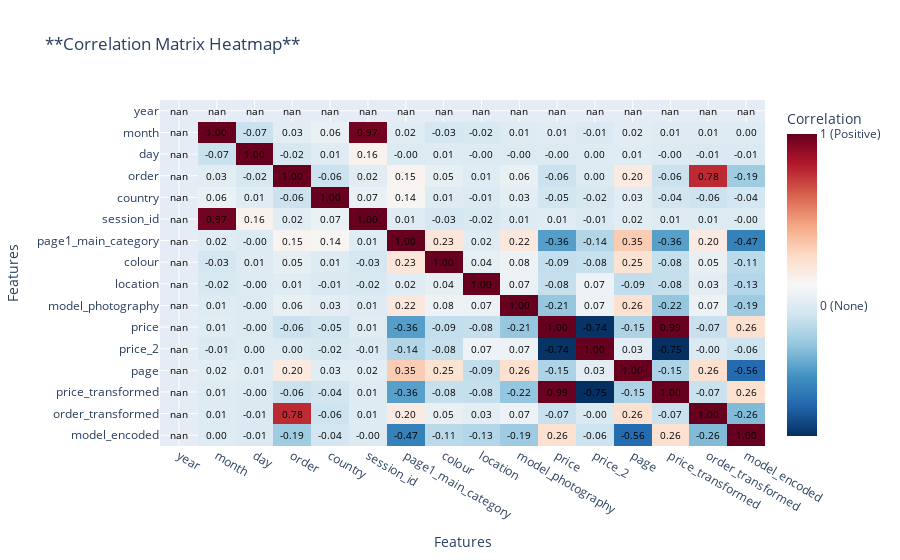

Notebook source saved alongside this figure:
### Code cell
def create_plotly_correlation_matrix(df):
    """
    Calculates the correlation matrix for a DataFrame and plots it as an
    interactive heatmap using Plotly Express.

    Args:
        df (pd.DataFrame): The input DataFrame containing numerical data.
    """
    # 1. Calculate the correlation matrix
    correlation_matrix = df.corr()

    # 2. Extract values, row/column names for the heatmap
    z = correlation_matrix.values
    x = correlation_matrix.columns
    y = correlation_matrix.index

    # 3. Create the interactive heatmap using Plotly Express
    fig = px.imshow(
        z,
        x=x,
        y=y,
        color_continuous_scale='RdBu_r', # 'RdBu_r' is good for showing positive/negative correlation
        aspect="auto", # Allows the plot to scale correctly
        title='**Correlation Matrix Heatmap**'
    )

    # 4. Optional: Add text annotations for correlation values (for better readability)
    # This loop iterates through the matrix and adds the value as text
    for i in range(len(y)):
        for j in range(len(x)):
            fig.add_annotation(
                x=x[j], y=y[i],
                text=f'{z[i, j]:.2f}', # Format to 2 decimal places
                showarrow=False,
                font=dict(color="black", size=10)
            )

    # 5. Enhance layout
    fig.update_layout(
        xaxis_title="Features",
        yaxis_title="Features",
        xaxis={'side': 'bottom'},
        # Adjusting the colorbar title and range
        coloraxis_colorbar=dict(
            title="Correlation",
            tickvals=[-1, 0, 1],
            ticktext=['-1 (Negative)', '0 (None)', '1 (Positive)'],
        ),
        # Ensure the labels don't get cut off
        margin=dict(l=100, r=100, t=100, b=100)
    )

    # 6. Display the figure
    fig.show()

# --- Example Usage ---

# Create a sample DataFrame
# np.random.seed(42)
# data = {
#     'Feature A': np.random.rand(100),
#     'Feature B': np.random.randn(100) * 5,
#     'Feature C': np.random.randn(100) * 2 + 5,
#     # Create a feature highly correlated with Feature B
#     'Feature D': 2 * (np.random.randn(100) * 5) + np.random.rand(100) * 0.5
# }
# df_sample = pd.DataFrame(data)

# Run the function with the sample data
create_plotly_correlation_matrix(data)

### Figure 1 — Plotly figure (JSON) as saved in the notebook; plotly's stock layout.template omitted (floating-point values rounded to 4 significant figures; data arrays with more than 128 entries replaced by an {"elided": "..."} marker saying what was removed)
{"data": [{"coloraxis": "coloraxis", "hovertemplate": "x: %{x}<br>y: %{y}<br>color: %{z}<extra></extra>", "name": "0", "type": "heatmap", "x": ["year", "month", "day", "order", "country", "session_id", "page1_main_category", "colour", "location", "model_photography", "price", "price_2", "page", "price_transformed", "order_transformed", "model_encoded"], "xaxis": "x", "y": ["year", "month", "day", "order", "country", "session_id", "page1_main_category", "colour", "location", "model_photography", "price", "price_2", "page", "price_transformed", "order_transformed", "model_encoded"], "yaxis": "y", "z": {"elided": "16x16 float values"}}], "layout": {"annotations": [{"font": {"color": "black", "size": 10}, "showarrow": false, "text": "nan", "x": "year", "y": "year"}, {"font": {"color": "black", "size": 10}, "showarrow": false, "text": "nan", "x": "month", "y": "year"}, {"font": {"color": "black", "size": 10}, "showarrow": false, "text": "nan", "x": "day", "y": "year"}, {"font": {"color": "black", "size": 10}, "showarrow": false, "text": "nan", "x": "order", "y": "year"}, {"font": {"color": "black", "size": 10}, "showarrow": false, "text": "nan", "x": "country", "y": "year"}, {"font": {"color": "black", "size": 10}, "showarrow": false, "text": "nan", "x": "session_id", "y": "year"}, {"font": {"color": "black", "size": 10}, "showarrow": false, "text": "nan", "x": "page1_main_category", "y": "year"}, {"font": {"color": "black", "size": 10}, "showarrow": false, "text": "nan", "x": "colour", "y": "year"}, {"font": {"color": "black", "size": 10}, "showarrow": false, "text": "nan", "x": "location", "y": "year"}, {"font": {"color": "black", "size": 10}, "showarrow": false, "text": "nan", "x": "model_photography", "y": "year"}, {"font": {"color": "black", "size": 10}, "showarrow": false, "text": "nan", "x": "price", "y": "year"}, {"font": {"color": "black", "size": 10}, "showarrow": false, "text": "nan", "x": "price_2", "y": "year"}, {"font": {"color": "black", "size": 10}, "showarrow": false, "text": "nan", "x": "page", "y": "year"}, {"font": {"color": "black", "size": 10}, "showarrow": false, "text": "nan", "x": "price_transformed", "y": "year"}, {"font": {"color": "black", "size": 10}, "showarrow": false, "text": "nan", "x": "order_transformed", "y": "year"}, {"font": {"color": "black", "size": 10}, "showarrow": false, "text": "nan", "x": "model_encoded", "y": "year"}, {"font": {"color": "black", "size": 10}, "showarrow": false, "text": "nan", "x": "year", "y": "month"}, {"font": {"color": "black", "size": 10}, "showarrow": false, "text": "1.00", "x": "month", "y": "month"}, {"font": {"color": "black", "size": 10}, "showarrow": false, "text": "-0.07", "x": "day", "y": "month"}, {"font": {"color": "black", "size": 10}, "showarrow": false, "text": "0.03", "x": "order", "y": "month"}, {"font": {"color": "black", "size": 10}, "showarrow": false, "text": "0.06", "x": "country", "y": "month"}, {"font": {"color": "black", "size": 10}, "showarrow": false, "text": "0.97", "x": "session_id", "y": "month"}, {"font": {"color": "black", "size": 10}, "showarrow": false, "text": "0.02", "x": "page1_main_category", "y": "month"}, {"font": {"color": "black", "size": 10}, "showarrow": false, "text": "-0.03", "x": "colour", "y": "month"}, {"font": {"color": "black", "size": 10}, "showarrow": false, "text": "-0.02", "x": "location", "y": "month"}, {"font": {"color": "black", "size": 10}, "showarrow": false, "text": "0.01", "x": "model_photography", "y": "month"}, {"font": {"color": "black", "size": 10}, "showarrow": false, "text": "0.01", "x": "price", "y": "month"}, {"font": {"color": "black", "size": 10}, "showarrow": false, "text": "-0.01", "x": "price_2", "y": "month"}, {"font": {"color": "black", "size": 10}, "showarrow": false, "text": "0.02", "x": "page", "y": "month"}, {"font": {"color": "black", "size": 10}, "showarrow": false, "text": "0.01", "x": "price_transformed", "y": "month"}, {"font": {"color": "black", "size": 10}, "showarrow": false, "text": "0.01", "x": "order_transformed", "y": "month"}, {"font": {"color": "black", "size": 10}, "showarrow": false, "text": "0.00", "x": "model_encoded", "y": "month"}, {"font": {"color": "black", "size": 10}, "showarrow": false, "text": "nan", "x": "year", "y": "day"}, {"font": {"color": "black", "size": 10}, "showarrow": false, "text": "-0.07", "x": "month", "y": "day"}, {"font": {"color": "black", "size": 10}, "showarrow": false, "text": "1.00", "x": "day", "y": "day"}, {"font": {"color": "black", "size": 10}, "showarrow": false, "text": "-0.02", "x": "order", "y": "day"}, {"font": {"color": "black", "size": 10}, "showarrow": false, "text": "0.01", "x": "country", "y": "day"}, {"font": {"color": "black", "size": 10}, "showarrow": false, "text": "0.16", "x": "session_id", "y": "day"}, {"font": {"color": "black", "size": 10}, "showarrow": false, "text": "-0.00", "x": "page1_main_category", "y": "day"}, {"font": {"color": "black", "size": 10}, "showarrow": false, "text": "0.01", "x": "colour", "y": "day"}, {"font": {"color": "black", "size": 10}, "showarrow": false, "text": "-0.00", "x": "location", "y": "day"}, {"font": {"color": "black", "size": 10}, "showarrow": false, "text": "-0.00", "x": "model_photography", "y": "day"}, {"font": {"color": "black", "size": 10}, "showarrow": false, "text": "-0.00", "x": "price", "y": "day"}, {"font": {"color": "black", "size": 10}, "showarrow": false, "text": "0.00", "x": "price_2", "y": "day"}, {"font": {"color": "black", "size": 10}, "showarrow": false, "text": "0.01", "x": "page", "y": "day"}, {"font": {"color": "black", "size": 10}, "showarrow": false, "text": "-0.00", "x": "price_transformed", "y": "day"}, {"font": {"color": "black", "size": 10}, "showarrow": false, "text": "-0.01", "x": "order_transformed", "y": "day"}, {"font": {"color": "black", "size": 10}, "showarrow": false, "text": "-0.01", "x": "model_encoded", "y": "day"}, {"font": {"color": "black", "size": 10}, "showarrow": false, "text": "nan", "x": "year", "y": "order"}, {"font": {"color": "black", "size": 10}, "showarrow": false, "text": "0.03", "x": "month", "y": "order"}, {"font": {"color": "black", "size": 10}, "showarrow": false, "text": "-0.02", "x": "day", "y": "order"}, {"font": {"color": "black", "size": 10}, "showarrow": false, "text": "1.00", "x": "order", "y": "order"}, {"font": {"color": "black", "size": 10}, "showarrow": false, "text": "-0.06", "x": "country", "y": "order"}, {"font": {"color": "black", "size": 10}, "showarrow": false, "text": "0.02", "x": "session_id", "y": "order"}, {"font": {"color": "black", "size": 10}, "showarrow": false, "text": "0.15", "x": "page1_main_category", "y": "order"}, {"font": {"color": "black", "size": 10}, "showarrow": false, "text": "0.05", "x": "colour", "y": "order"}, {"font": {"color": "black", "size": 10}, "showarrow": false, "text": "0.01", "x": "location", "y": "order"}, {"font": {"color": "black", "size": 10}, "showarrow": false, "text": "0.06", "x": "model_photography", "y": "order"}, {"font": {"color": "black", "size": 10}, "showarrow": false, "text": "-0.06", "x": "price", "y": "order"}, {"font": {"color": "black", "size": 10}, "showarrow": false, "text": "0.00", "x": "price_2", "y": "order"}, {"font": {"color": "black", "size": 10}, "showarrow": false, "text": "0.20", "x": "page", "y": "order"}, {"font": {"color": "black", "size": 10}, "showarrow": false, "text": "-0.06", "x": "price_transformed", "y": "order"}, {"font": {"color": "black", "size": 10}, "showarrow": false, "text": "0.78", "x": "order_transformed", "y": "order"}, {"font": {"color": "black", "size": 10}, "showarrow": false, "text": "-0.19", "x": "model_encoded", "y": "order"}, {"font": {"color": "black", "size": 10}, "showarrow": false, "text": "nan", "x": "year", "y": "country"}, {"font": {"color": "black", "size": 10}, "showarrow": false, "text": "0.06", "x": "month", "y": "country"}, {"font": {"color": "black", "size": 10}, "showarrow": false, "text": "0.01", "x": "day", "y": "country"}, {"font": {"color": "black", "size": 10}, "showarrow": false, "text": "-0.06", "x": "order", "y": "country"}, {"font": {"color": "black", "size": 10}, "showarrow": false, "text": "1.00", "x": "country", "y": "country"}, {"font": {"color": "black", "size": 10}, "showarrow": false, "text": "0.07", "x": "session_id", "y": "country"}, {"font": {"color": "black", "size": 10}, "showarrow": false, "text": "0.14", "x": "page1_main_category", "y": "country"}, {"font": {"color": "black", "size": 10}, "showarrow": false, "text": "0.01", "x": "colour", "y": "country"}, {"font": {"color": "black", "size": 10}, "showarrow": false, "text": "-0.01", "x": "location", "y": "country"}, {"font": {"color": "black", "size": 10}, "showarrow": false, "text": "0.03", "x": "model_photography", "y": "country"}, {"font": {"color": "black", "size": 10}, "showarrow": false, "text": "-0.05", "x": "price", "y": "country"}, {"font": {"color": "black", "size": 10}, "showarrow": false, "text": "-0.02", "x": "price_2", "y": "country"}, {"font": {"color": "black", "size": 10}, "showarrow": false, "text": "0.03", "x": "page", "y": "country"}, {"font": {"color": "black", "size": 10}, "showarrow": false, "text": "-0.04", "x": "price_transformed", "y": "country"}, {"font": {"color": "black", "size": 10}, "showarrow": false, "text": "-0.06", "x": "order_transformed", "y": "country"}, {"font": {"color": "black", "size": 10}, "showarrow": false, "text": "-0.04", "x": "model_encoded", "y": "country"}, {"font": {"color": "black", "size": 10}, "showarrow": false, "text": "nan", "x": "year", "y": "session_id"}, {"font": {"color": "black", "size": 10}, "showarrow": false, "text": "0.97", "x": "month", "y": "session_id"}, {"font": {"color": "black", "size": 10}, "showarrow": false, "text": "0.16", "x": "day", "y": "session_id"}, {"font": {"color": "black", "size": 10}, "showarrow": false, "text": "0.02", "x": "order", "y": "session_id"}, {"font": {"color": "black", "size": 10}, "showarrow": false, "text": "0.07", "x": "country", "y": "session_id"}, {"font": {"color": "black", "size": 10}, "showarrow": false, "text": "1.00", "x": "session_id", "y": "session_id"}, {"font": {"color": "black", "size": 10}, "showarrow": false, "text": "0.01", "x": "page1_main_category", "y": "session_id"}, {"font": {"color": "black", "size": 10}, "showarrow": false, "text": "-0.03", "x": "colour", "y": "session_id"}, {"font": {"color": "black", "size": 10}, "showarrow": false, "text": "-0.02", "x": "location", "y": "session_id"}, {"font": {"color": "black", "size": 10}, "showarrow": false, "text": "0.01", "x": "model_photography", "y": "session_id"}, {"font": {"color": "black", "size": 10}, "showarrow": false, "text": "0.01", "x": "price", "y": "session_id"}, {"font": {"color": "black", "size": 10}, "showarrow": false, "text": "-0.01", "x": "price_2", "y": "session_id"}, {"font": {"color": "black", "size": 10}, "showarrow": false, "text": "0.02", "x": "page", "y": "session_id"}, {"font": {"color": "black", "size": 10}, "showarrow": false, "text": "0.01", "x": "price_transformed", "y": "session_id"}, {"font": {"color": "black", "size": 10}, "showarrow": false, "text": "0.01", "x": "order_transformed", "y": "session_id"}, {"font": {"color": "black", "size": 10}, "showarrow": false, "text": "-0.00", "x": "model_encoded", "y": "session_id"}, {"font": {"color": "black", "size": 10}, "showarrow": false, "text": "nan", "x": "year", "y": "page1_main_category"}, {"font": {"color": "black", "size": 10}, "showarrow": false, "text": "0.02", "x": "month", "y": "page1_main_category"}, {"font": {"color": "black", "size": 10}, "showarrow": false, "text": "-0.00", "x": "day", "y": "page1_main_category"}, {"font": {"color": "black", "size": 10}, "showarrow": false, "text": "0.15", "x": "order", "y": "page1_main_category"}, {"font": {"color": "black", "size": 10}, "showarrow": false, "text": "0.14", "x": "country", "y": "page1_main_category"}, {"font": {"color": "black", "size": 10}, "showarrow": false, "text": "0.01", "x": "session_id", "y": "page1_main_category"}, {"font": {"color": "black", "size": 10}, "showarrow": false, "text": "1.00", "x": "page1_main_category", "y": "page1_main_category"}, {"font": {"color": "black", "size": 10}, "showarrow": false, "text": "0.23", "x": "colour", "y": "page1_main_category"}, {"font": {"color": "black", "size": 10}, "showarrow": false, "text": "0.02", "x": "location", "y": "page1_main_category"}, {"font": {"color": "black", "size": 10}, "showarrow": false, "text": "0.22", "x": "model_photography", "y": "page1_main_category"}, {"font": {"color": "black", "size": 10}, "showarrow": false, "text": "-0.36", "x": "price", "y": "page1_main_category"}, {"font": {"color": "black", "size": 10}, "showarrow": false, "text": "-0.14", "x": "price_2", "y": "page1_main_category"}, {"font": {"color": "black", "size": 10}, "showarrow": false, "text": "0.35", "x": "page", "y": "page1_main_category"}, {"font": {"color": "black", "size": 10}, "showarrow": false, "text": "-0.36", "x": "price_transformed", "y": "page1_main_category"}, {"font": {"color": "black", "size": 10}, "showarrow": false, "text": "0.20", "x": "order_transformed", "y": "page1_main_category"}, {"font": {"color": "black", "size": 10}, "showarrow": false, "text": "-0.47", "x": "model_encoded", "y": "page1_main_category"}, {"font": {"color": "black", "size": 10}, "showarrow": false, "text": "nan", "x": "year", "y": "colour"}, {"font": {"color": "black", "size": 10}, "showarrow": false, "text": "-0.03", "x": "month", "y": "colour"}, {"font": {"color": "black", "size": 10}, "showarrow": false, "text": "0.01", "x": "day", "y": "colour"}, {"font": {"color": "black", "size": 10}, "showarrow": false, "text": "0.05", "x": "order", "y": "colour"}, {"font": {"color": "black", "size": 10}, "showarrow": false, "text": "0.01", "x": "country", "y": "colour"}, {"font": {"color": "black", "size": 10}, "showarrow": false, "text": "-0.03", "x": "session_id", "y": "colour"}, {"font": {"color": "black", "size": 10}, "showarrow": false, "text": "0.23", "x": "page1_main_category", "y": "colour"}, {"font": {"color": "black", "size": 10}, "showarrow": false, "text": "1.00", "x": "colour", "y": "colour"}, {"font": {"color": "black", "size": 10}, "showarrow": false, "text": "0.04", "x": "location", "y": "colour"}, {"font": {"color": "black", "size": 10}, "showarrow": false, "text": "0.08", "x": "model_photography", "y": "colour"}, {"font": {"color": "black", "size": 10}, "showarrow": false, "text": "-0.09", "x": "price", "y": "colour"}, {"font": {"color": "black", "size": 10}, "showarrow": false, "text": "-0.08", "x": "price_2", "y": "colour"}, {"font": {"color": "black", "size": 10}, "showarrow": false, "text": "0.25", "x": "page", "y": "colour"}, {"font": {"color": "black", "size": 10}, "showarrow": false, "text": "-0.08", "x": "price_transformed", "y": "colour"}, {"font": {"color": "black", "size": 10}, "showarrow": false, "text": "0.05", "x": "order_transformed", "y": "colour"}, {"font": {"color": "black", "size": 10}, "showarrow": false, "text": "-0.11", "x": "model_encoded", "y": "colour"}, {"font": {"color": "black", "size": 10}, "showarrow": false, "text": "nan", "x": "year", "y": "location"}, {"font": {"color": "black", "size": 10}, "showarrow": false, "text": "-0.02", "x": "month", "y": "location"}, {"font": {"color": "black", "size": 10}, "showarrow": false, "text": "-0.00", "x": "day", "y": "location"}, {"font": {"color": "black", "size": 10}, "showarrow": false, "text": "0.01", "x": "order", "y": "location"}, {"font": {"color": "black", "size": 10}, "showarrow": false, "text": "-0.01", "x": "country", "y": "location"}, {"font": {"color": "black", "size": 10}, "showarrow": false, "text": "-0.02", "x": "session_id", "y": "location"}, {"font": {"color": "black", "size": 10}, "showarrow": false, "text": "0.02", "x": "page1_main_category", "y": "location"}, {"font": {"color": "black", "size": 10}, "showarrow": false, "text": "0.04", "x": "colour", "y": "location"}, {"font": {"color": "black", "size": 10}, "showarrow": false, "text": "1.00", "x": "location", "y": "location"}, {"font": {"color": "black", "size": 10}, "showarrow": false, "text": "0.07", "x": "model_photography", "y": "location"}, {"font": {"color": "black", "size": 10}, "showarrow": false, "text": "-0.08", "x": "price", "y": "location"}, {"font": {"color": "black", "size": 10}, "showarrow": false, "text": "0.07", "x": "price_2", "y": "location"}, {"font": {"color": "black", "size": 10}, "showarrow": false, "text": "-0.09", "x": "page", "y": "location"}, {"font": {"color": "black", "size": 10}, "showarrow": false, "text": "-0.08", "x": "price_transformed", "y": "location"}, {"font": {"color": "black", "size": 10}, "showarrow": false, "text": "0.03", "x": "order_transformed", "y": "location"}, {"font": {"color": "black", "size": 10}, "showarrow": false, "text": "-0.13", "x": "model_encoded", "y": "location"}, {"font": {"color": "black", "size": 10}, "showarrow": false, "text": "nan", "x": "year", "y": "model_photography"}, {"font": {"color": "black", "size": 10}, "showarrow": false, "text": "0.01", "x": "month", "y": "model_photography"}, {"font": {"color": "black", "size": 10}, "showarrow": false, "text": "-0.00", "x": "day", "y": "model_photography"}, {"font": {"color": "black", "size": 10}, "showarrow": false, "text": "0.06", "x": "order", "y": "model_photography"}, {"font": {"color": "black", "size": 10}, "showarrow": false, "text": "0.03", "x": "country", "y": "model_photography"}, {"font": {"color": "black", "size": 10}, "showarrow": false, "text": "0.01", "x": "session_id", "y": "model_photography"}, {"font": {"color": "black", "size": 10}, "showarrow": false, "text": "0.22", "x": "page1_main_category", "y": "model_photography"}, {"font": {"color": "black", "size": 10}, "showarrow": false, "text": "0.08", "x": "colour", "y": "model_photography"}, {"font": {"color": "black", "size": 10}, "showarrow": false, "text": "0.07", "x": "location", "y": "model_photography"}, {"font": {"color": "black", "size": 10}, "showarrow": false, "text": "1.00", "x": "model_photography", "y": "model_photography"}, {"font": {"color": "black", "size": 10}, "showarrow": false, "text": "-0.21", "x": "price", "y": "model_photography"}, {"font": {"color": "black", "size": 10}, "showarrow": false, "text": "0.07", "x": "price_2", "y": "model_photography"}, {"font": {"color": "black", "size": 10}, "showarrow": false, "text": "0.26", "x": "page", "y": "model_photography"}, {"font": {"color": "black", "size": 10}, "showarrow": false, "text": "-0.22", "x": "price_transformed", "y": "model_photography"}, {"font": {"color": "black", "size": 10}, "showarrow": false, "text": "0.07", "x": "order_transformed", "y": "model_photography"}, {"font": {"color": "black", "size": 10}, "showarrow": false, "text": "-0.19", "x": "model_encoded", "y": "model_photography"}, {"font": {"color": "black", "size": 10}, "showarrow": false, "text": "nan", "x": "year", "y": "price"}, {"font": {"color": "black", "size": 10}, "showarrow": false, "text": "0.01", "x": "month", "y": "price"}, {"font": {"color": "black", "size": 10}, "showarrow": false, "text": "-0.00", "x": "day", "y": "price"}, {"font": {"color": "black", "size": 10}, "showarrow": false, "text": "-0.06", "x": "order", "y": "price"}, {"font": {"color": "black", "size": 10}, "showarrow": false, "text": "-0.05", "x": "country", "y": "price"}, {"font": {"color": "black", "size": 10}, "showarrow": false, "text": "0.01", "x": "session_id", "y": "price"}, {"font": {"color": "black", "size": 10}, "showarrow": false, "text": "-0.36", "x": "page1_main_category", "y": "price"}, {"font": {"color": "black", "size": 10}, "showarrow": false, "text": "-0.09", "x": "colour", "y": "price"}, {"font": {"color": "black", "size": 10}, "showarrow": false, "text": "-0.08", "x": "location", "y": "price"}, {"font": {"color": "black", "size": 10}, "showarrow": false, "text": "-0.21", "x": "model_photography", "y": "price"}, {"font": {"color": "black", "size": 10}, "showarrow": false, "text": "1.00", "x": "price", "y": "price"}, {"font": {"color": "black", "size": 10}, "showarrow": false, "text": "-0.74", "x": "price_2", "y": "price"}, {"font": {"color": "black", "size": 10}, "showarrow": false, "text": "-0.15", "x": "page", "y": "price"}, {"font": {"color": "black", "size": 10}, "showarrow": false, "text": "0.99", "x": "price_transformed", "y": "price"}, {"font": {"color": "black", "size": 10}, "showarrow": false, "text": "-0.07", "x": "order_transformed", "y": "price"}, {"font": {"color": "black", "size": 10}, "showarrow": false, "text": "0.26", "x": "model_encoded", "y": "price"}, {"font": {"color": "black", "size": 10}, "showarrow": false, "text": "nan", "x": "year", "y": "price_2"}, {"font": {"color": "black", "size": 10}, "showarrow": false, "text": "-0.01", "x": "month", "y": "price_2"}, {"font": {"color": "black", "size": 10}, "showarrow": false, "text": "0.00", "x": "day", "y": "price_2"}, {"font": {"color": "black", "size": 10}, "showarrow": false, "text": "0.00", "x": "order", "y": "price_2"}, {"font": {"color": "black", "size": 10}, "showarrow": false, "text": "-0.02", "x": "country", "y": "price_2"}, {"font": {"color": "black", "size": 10}, "showarrow": false, "text": "-0.01", "x": "session_id", "y": "price_2"}, {"font": {"color": "black", "size": 10}, "showarrow": false, "text": "-0.14", "x": "page1_main_category", "y": "price_2"}, {"font": {"color": "black", "size": 10}, "showarrow": false, "text": "-0.08", "x": "colour", "y": "price_2"}, {"font": {"color": "black", "size": 10}, "showarrow": false, "text": "0.07", "x": "location", "y": "price_2"}, {"font": {"color": "black", "size": 10}, "showarrow": false, "text": "0.07", "x": "model_photography", "y": "price_2"}, {"font": {"color": "black", "size": 10}, "showarrow": false, "text": "-0.74", "x": "price", "y": "price_2"}, {"font": {"color": "black", "size": 10}, "showarrow": false, "text": "1.00", "x": "price_2", "y": "price_2"}, {"font": {"color": "black", "size": 10}, "showarrow": false, "text": "0.03", "x": "page", "y": "price_2"}, {"font": {"color": "black", "size": 10}, "showarrow": false, "text": "-0.75", "x": "price_transformed", "y": "price_2"}, {"font": {"color": "black", "size": 10}, "showarrow": false, "text": "-0.00", "x": "order_transformed", "y": "price_2"}, {"font": {"color": "black", "size": 10}, "showarrow": false, "text": "-0.06", "x": "model_encoded", "y": "price_2"}, {"font": {"color": "black", "size": 10}, "showarrow": false, "text": "nan", "x": "year", "y": "page"}, {"font": {"color": "black", "size": 10}, "showarrow": false, "text": "0.02", "x": "month", "y": "page"}, {"font": {"color": "black", "size": 10}, "showarrow": false, "text": "0.01", "x": "day", "y": "page"}, {"font": {"color": "black", "size": 10}, "showarrow": false, "text": "0.20", "x": "order", "y": "page"}, {"font": {"color": "black", "size": 10}, "showarrow": false, "text": "0.03", "x": "country", "y": "page"}, {"font": {"color": "black", "size": 10}, "showarrow": false, "text": "0.02", "x": "session_id", "y": "page"}, {"font": {"color": "black", "size": 10}, "showarrow": false, "text": "0.35", "x": "page1_main_category", "y": "page"}, {"font": {"color": "black", "size": 10}, "showarrow": false, "text": "0.25", "x": "colour", "y": "page"}, {"font": {"color": "black", "size": 10}, "showarrow": false, "text": "-0.09", "x": "location", "y": "page"}, {"font": {"color": "black", "size": 10}, "showarrow": false, "text": "0.26", "x": "model_photography", "y": "page"}, {"font": {"color": "black", "size": 10}, "showarrow": false, "text": "-0.15", "x": "price", "y": "page"}, {"font": {"color": "black", "size": 10}, "showarrow": false, "text": "0.03", "x": "price_2", "y": "page"}, {"font": {"color": "black", "size": 10}, "showarrow": false, "text": "1.00", "x": "page", "y": "page"}, {"font": {"color": "black", "size": 10}, "showarrow": false, "text": "-0.15", "x": "price_transformed", "y": "page"}, {"font": {"color": "black", "size": 10}, "showarrow": false, "text": "0.26", "x": "order_transformed", "y": "page"}, {"font": {"color": "black", "size": 10}, "showarrow": false, "text": "-0.56", "x": "model_encoded", "y": "page"}, {"font": {"color": "black", "size": 10}, "showarrow": false, "text": "nan", "x": "year", "y": "price_transformed"}, {"font": {"color": "black", "size": 10}, "showarrow": false, "text": "0.01", "x": "month", "y": "price_transformed"}, {"font": {"color": "black", "size": 10}, "showarrow": false, "text": "-0.00", "x": "day", "y": "price_transformed"}, {"font": {"color": "black", "size": 10}, "showarrow": false, "text": "-0.06", "x": "order", "y": "price_transformed"}, {"font": {"color": "black", "size": 10}, "showarrow": false, "text": "-0.04", "x": "country", "y": "price_transformed"}, {"font": {"color": "black", "size": 10}, "showarrow": false, "text": "0.01", "x": "session_id", "y": "price_transformed"}, {"font": {"color": "black", "size": 10}, "showarrow": false, "text": "-0.36", "x": "page1_main_category", "y": "price_transformed"}, {"font": {"color": "black", "size": 10}, "showarrow": false, "text": "-0.08", "x": "colour", "y": "price_transformed"}, {"font": {"color": "black", "size": 10}, "showarrow": false, "text": "-0.08", "x": "location", "y": "price_transformed"}, {"font": {"color": "black", "size": 10}, "showarrow": false, "text": "-0.22", "x": "model_photography", "y": "price_transformed"}, {"font": {"color": "black", "size": 10}, "showarrow": false, "text": "0.99", "x": "price", "y": "price_transformed"}, {"font": {"color": "black", "size": 10}, "showarrow": false, "text": "-0.75", "x": "price_2", "y": "price_transformed"}, {"font": {"color": "black", "size": 10}, "showarrow": false, "text": "-0.15", "x": "page", "y": "price_transformed"}, {"font": {"color": "black", "size": 10}, "showarrow": false, "text": "1.00", "x": "price_transformed", "y": "price_transformed"}, {"font": {"color": "black", "size": 10}, "showarrow": false, "text": "-0.07", "x": "order_transformed", "y": "price_transformed"}, {"font": {"color": "black", "size": 10}, "showarrow": false, "text": "0.26", "x": "model_encoded", "y": "price_transformed"}, {"font": {"color": "black", "size": 10}, "showarrow": false, "text": "nan", "x": "year", "y": "order_transformed"}, {"font": {"color": "black", "size": 10}, "showarrow": false, "text": "0.01", "x": "month", "y": "order_transformed"}, {"font": {"color": "black", "size": 10}, "showarrow": false, "text": "-0.01", "x": "day", "y": "order_transformed"}, {"font": {"color": "black", "size": 10}, "showarrow": false, "text": "0.78", "x": "order", "y": "order_transformed"}, {"font": {"color": "black", "size": 10}, "showarrow": false, "text": "-0.06", "x": "country", "y": "order_transformed"}, {"font": {"color": "black", "size": 10}, "showarrow": false, "text": "0.01", "x": "session_id", "y": "order_transformed"}, {"font": {"color": "black", "size": 10}, "showarrow": false, "text": "0.20", "x": "page1_main_category", "y": "order_transformed"}, {"font": {"color": "black", "size": 10}, "showarrow": false, "text": "0.05", "x": "colour", "y": "order_transformed"}, {"font": {"color": "black", "size": 10}, "showarrow": false, "text": "0.03", "x": "location", "y": "order_transformed"}, {"font": {"color": "black", "size": 10}, "showarrow": false, "text": "0.07", "x": "model_photography", "y": "order_transformed"}, {"font": {"color": "black", "size": 10}, "showarrow": false, "text": "-0.07", "x": "price", "y": "order_transformed"}, {"font": {"color": "black", "size": 10}, "showarrow": false, "text": "-0.00", "x": "price_2", "y": "order_transformed"}, {"font": {"color": "black", "size": 10}, "showarrow": false, "text": "0.26", "x": "page", "y": "order_transformed"}, {"font": {"color": "black", "size": 10}, "showarrow": false, "text": "-0.07", "x": "price_transformed", "y": "order_transformed"}, {"font": {"color": "black", "size": 10}, "showarrow": false, "text": "1.00", "x": "order_transformed", "y": "order_transformed"}, {"font": {"color": "black", "size": 10}, "showarrow": false, "text": "-0.26", "x": "model_encoded", "y": "order_transformed"}, {"font": {"color": "black", "size": 10}, "showarrow": false, "text": "nan", "x": "year", "y": "model_encoded"}, {"font": {"color": "black", "size": 10}, "showarrow": false, "text": "0.00", "x": "month", "y": "model_encoded"}, {"font": {"color": "black", "size": 10}, "showarrow": false, "text": "-0.01", "x": "day", "y": "model_encoded"}, {"font": {"color": "black", "size": 10}, "showarrow": false, "text": "-0.19", "x": "order", "y": "model_encoded"}, {"font": {"color": "black", "size": 10}, "showarrow": false, "text": "-0.04", "x": "country", "y": "model_encoded"}, {"font": {"color": "black", "size": 10}, "showarrow": false, "text": "-0.00", "x": "session_id", "y": "model_encoded"}, {"font": {"color": "black", "size": 10}, "showarrow": false, "text": "-0.47", "x": "page1_main_category", "y": "model_encoded"}, {"font": {"color": "black", "size": 10}, "showarrow": false, "text": "-0.11", "x": "colour", "y": "model_encoded"}, {"font": {"color": "black", "size": 10}, "showarrow": false, "text": "-0.13", "x": "location", "y": "model_encoded"}, {"font": {"color": "black", "size": 10}, "showarrow": false, "text": "-0.19", "x": "model_photography", "y": "model_encoded"}, {"font": {"color": "black", "size": 10}, "showarrow": false, "text": "0.26", "x": "price", "y": "model_encoded"}, {"font": {"color": "black", "size": 10}, "showarrow": false, "text": "-0.06", "x": "price_2", "y": "model_encoded"}, {"font": {"color": "black", "size": 10}, "showarrow": false, "text": "-0.56", "x": "page", "y": "model_encoded"}, {"font": {"color": "black", "size": 10}, "showarrow": false, "text": "0.26", "x": "price_transformed", "y": "model_encoded"}, {"font": {"color": "black", "size": 10}, "showarrow": false, "text": "-0.26", "x": "order_transformed", "y": "model_encoded"}, {"font": {"color": "black", "size": 10}, "showarrow": false, "text": "1.00", "x": "model_encoded", "y": "model_encoded"}], "coloraxis": {"colorbar": {"ticktext": ["-1 (Negative)", "0 (None)", "1 (Positive)"], "tickvals": [-1, 0, 1], "title": {"text": "Correlation"}}, "colorscale": [[0, "rgb(5,48,97)"], [0.1, "rgb(33,102,172)"], [0.2, "rgb(67,147,195)"], [0.3, "rgb(146,197,222)"], [0.4, "rgb(209,229,240)"], [0.5, "rgb(247,247,247)"], [0.6, "rgb(253,219,199)"], [0.7, "rgb(244,165,130)"], [0.8, "rgb(214,96,77)"], [0.9, "rgb(178,24,43)"], [1, "rgb(103,0,31)"]]}, "margin": {"b": 100, "l": 100, "r": 100, "t": 100}, "title": {"text": "**Correlation Matrix Heatmap**"}, "xaxis": {"anchor": "y", "domain": [0, 1], "side": "bottom", "title": {"text": "Features"}}, "yaxis": {"anchor": "x", "autorange": "reversed", "domain": [0, 1], "title": {"text": "Features"}}}}
